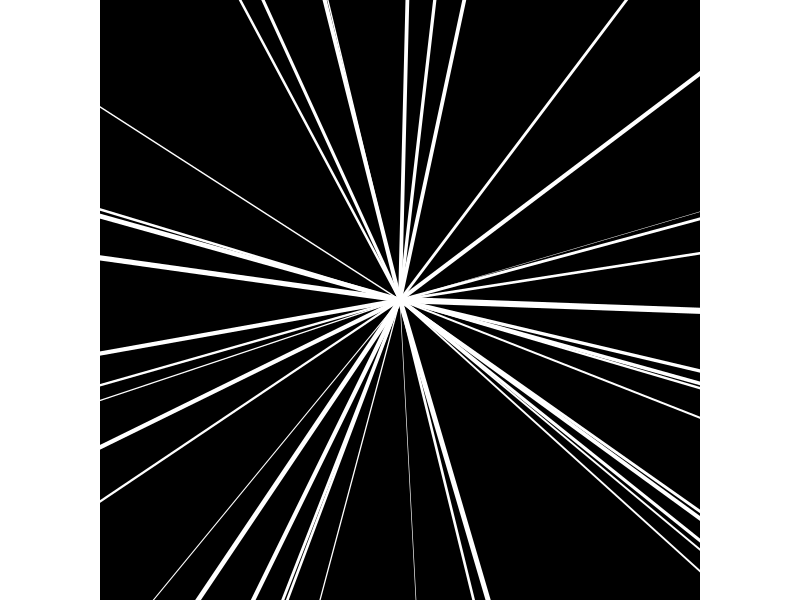
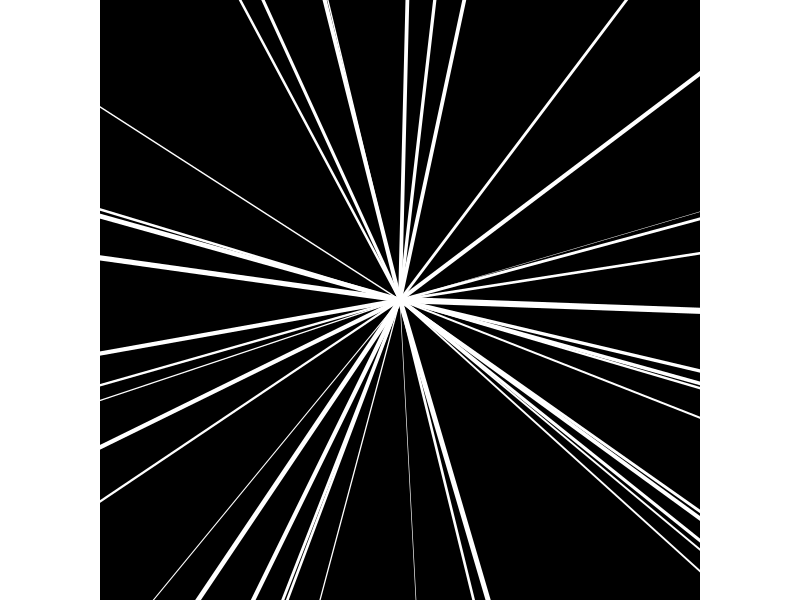

Write R code to recreate these figures, in order.
#
#   Want black background with lines shooting out from middle??
#
# libraries ---------------------------------------------------------------


library(tidyverse)
library(here)


# generate data -----------------------------------------------------------


set.seed(123)

# number of lines to generate
n <- 40

# define the centre of the canvas and the radius
center_x <- 0
center_y <- 0
radius <- 10

# generate n random angles (in radians) between 0 and 2*pi
angles <- runif(n, 0, 2*pi)

# calculate the line start and end points
lines_df <- tibble(
  x  = rep(center_x, n),
  y  = rep(center_y, n),
  xend = center_x + radius * cos(angles),
  yend = center_y + radius * sin(angles),
  thickness = rnorm(n, mean = 1, sd = 0.5)
)


# plot --------------------------------------------------------------------


ggplot(lines_df) +
  geom_segment(aes(x = x, y = y, xend = xend, yend = yend, linewidth = thickness), colour = "white") +
  scale_linewidth_identity() +
  coord_equal(xlim = c(-5,5), ylim = c(-5, 5)) +
  theme_void() + 
  theme(
    plot.background = element_rect(fill = "black")
  )

ggsave(filename = "design.png", width = 6, height = 6, dpi = 300)


# -------------------------------------------------------------------------